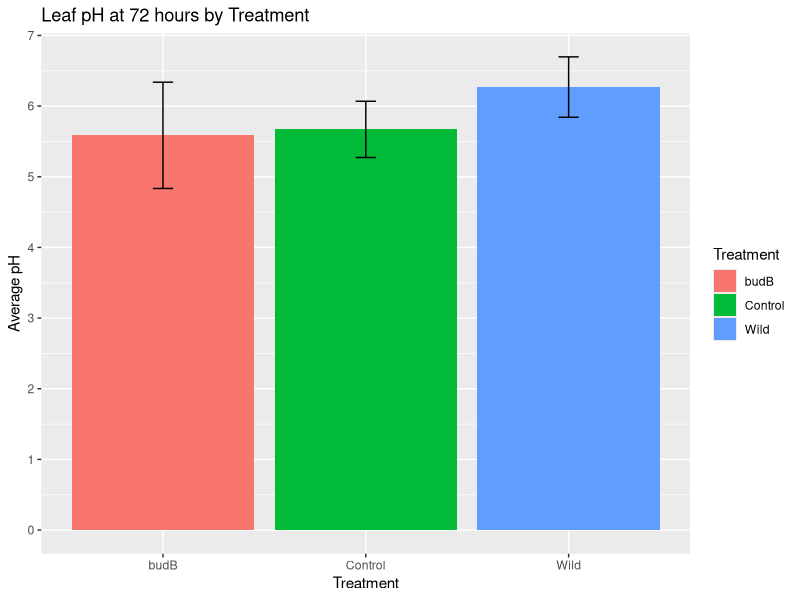
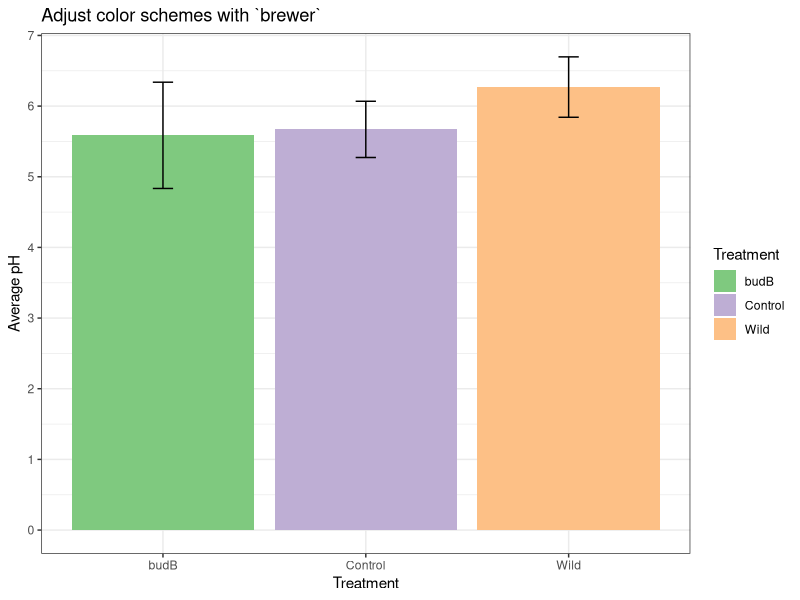
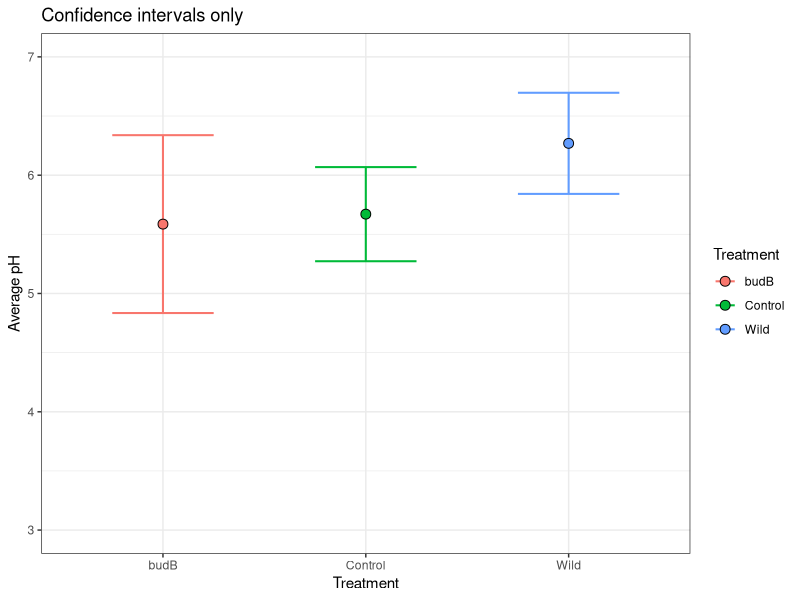
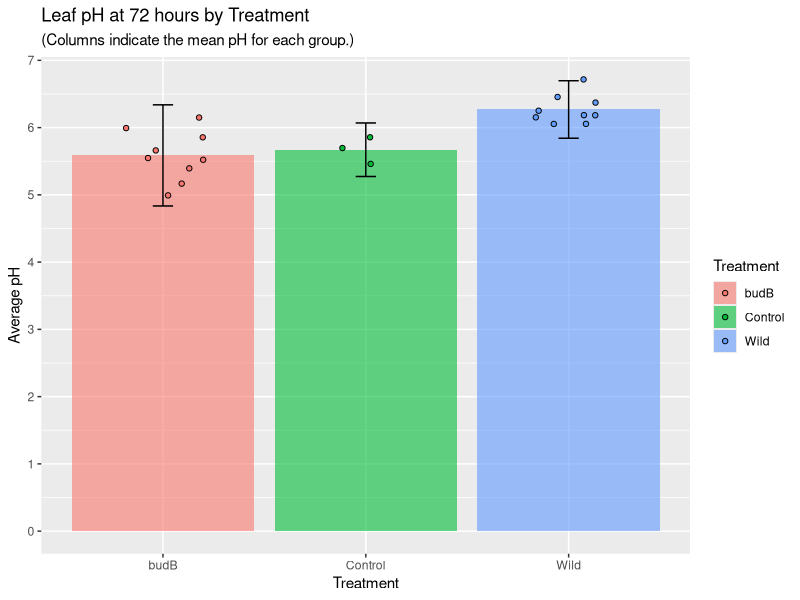
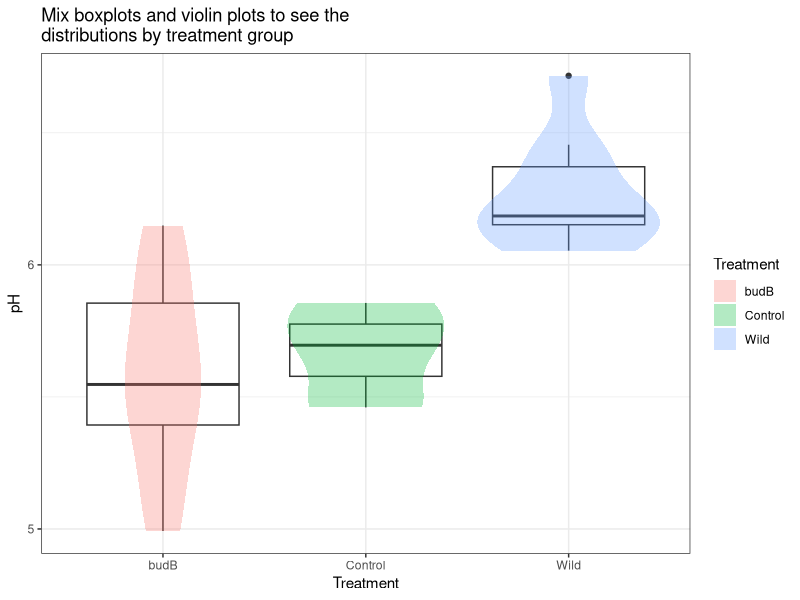
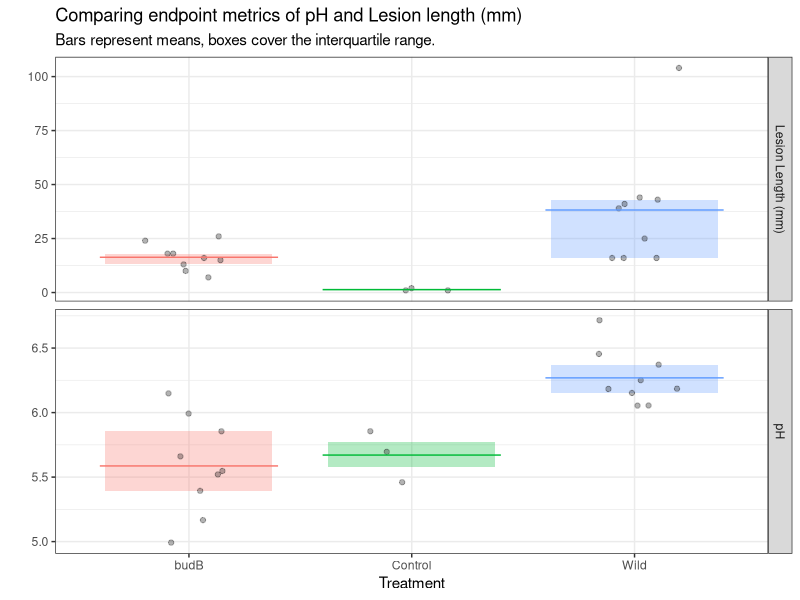

The R script that drew these images, in order:
## ---- chunk 1
library(dplyr)
library(ggplot2)
library(tidyr)
library(patchwork)
experiment <- read.csv('data/experiment_data.csv', header = T)
## ---- chunk 2
experiment %>% 
    filter(Time=="72hr") -> experiment72
## ---- chunk 3
experiment %>% 
    filter(Time=="72hr") %>%
    group_by(Treatment) %>%
    summarize(average_pH = mean(pH),
            std.dev_pH = sd(pH)) %>%
     mutate(low = average_pH - 2*std.dev_pH,
           high = average_pH + 2*std.dev_pH) -> summary_experiment
## ---- chunk 4
ggplot(data = summary_experiment,     
       aes(x = Treatment, y = average_pH))+
    geom_col(aes(fill = Treatment))+
    geom_errorbar(aes(ymin = low, ymax = high), width = 0.1)+
    labs(y="Average pH", title = "Leaf pH at 72 hours by Treatment")+
    scale_y_continuous(breaks = seq(0,7,by = 1))
## ---- chunk 5
ggplot(data = summary_experiment,     
       aes(x = Treatment, y = average_pH))+
    geom_col(aes(fill = Treatment))+
    geom_errorbar(aes(ymin = low, ymax = high), width = 0.1)+
    labs(y="Average pH", title = "Leaf pH at 72 hours by Treatment")+
    scale_y_continuous(breaks = seq(0,7,by = 1)) +
    # New code to adjust colors!
    scale_fill_brewer(palette="Accent")+theme_bw()+labs(title="Adjust color schemes with `brewer`")
## ---- chunk 6
ggplot(data = summary_experiment,     
       aes(x = Treatment, y = average_pH))+
    geom_errorbar(aes(ymin = low, ymax = high,color=Treatment), width = 0.5,linewidth=.7)+
    geom_point(aes(fill = Treatment),pch = 21,size=3)+
    labs(y="Average pH", title = "Confidence intervals only")+
    scale_y_continuous(limits=c(3,7),breaks = seq(3,7,by = 1))+theme_bw()

## ---- chunk 7
ggplot(data = summary_experiment,     
       aes(x = Treatment, y = average_pH))+
    # We added alpha=0.6 outside of the aesthetics to make 
    # the bars less visible and help highlight the data points 
    geom_col(aes(fill = Treatment),alpha = 0.6)+
    geom_errorbar(aes(ymin = low, ymax = high), width = 0.1)+
    labs(y="Average pH", title = "Leaf pH at 72 hours by Treatment",
         # We also add a subtitle to make the meaning of the 
         # columns clear
         subtitle = "(Columns indicate the mean pH for each group.)")+
    scale_y_continuous(breaks = seq(0,7,by = 1)) + 
    # New code to add the data points over the other plot
    geom_point(data = experiment72,
                    aes(x=Treatment,y=pH,fill=Treatment),
                    position=position_jitter(width=.2),
                    pch = 21)
## ---- chunk 8
ggplot(data = experiment72,     
       aes(x = Treatment, y = pH))+
    geom_boxplot()+
    geom_violin(aes(fill = Treatment),alpha = .3,color=NA)+
    labs(y="pH", title = "Mix boxplots and violin plots to see the\ndistributions by treatment group")+
    scale_y_continuous(breaks = seq(0,7,by = 1))+theme_bw()
## ---- chunk 9
# better way to do this?
measurement_type.labs<-c("Lesion Length (mm)","pH")
names(measurement_type.labs)<-c("Lesion.mm","pH")
experiment %>%
    filter(Time=="72hr") %>%
    pivot_longer(
        cols=c("Lesion.mm","pH"),
        names_to="measurement_type",
        values_to="measurements"
    ) %>% 
    ggplot(data = .,
           aes(x = Treatment,
               y=measurements))+
    geom_boxplot(aes(fill=Treatment),alpha=.3,colour=NA)+
    geom_point(alpha=.3, position=position_jitter(width=.2))+
    geom_segment(data = experiment %>%
                    filter(Time=="72hr") %>%
                    pivot_longer(
                        cols=c("Lesion.mm","pH"),
                        names_to="measurement_type",
                        values_to="measurements"
                    ) %>%
                     group_by(measurement_type,Treatment) %>%
                     summarise(meanMeas = mean(measurements)),
                 aes(x = rep(c(2,3,1)-.4,2), xend = rep(c(2,3,1)+.4,2), y = meanMeas, yend=meanMeas,color=Treatment))+
    facet_grid(rows=vars(measurement_type),
               scales="free_y",
               labeller = labeller(measurement_type=measurement_type.labs))+
    labs(y="",title="Comparing endpoint metrics of pH and Lesion length (mm)",
         subtitle="Bars represent means, boxes cover the interquartile range.")+
    theme_bw()+theme(legend.position = "none")
